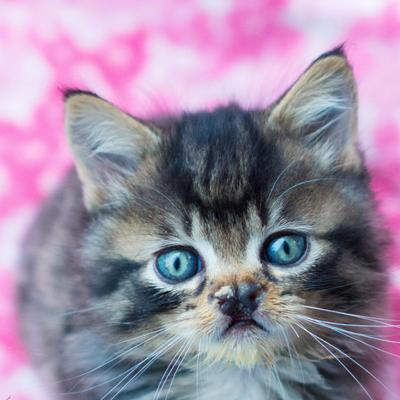
#> input picture images/cat.jpeg, 400 x 400 px
$ python radon.py   (older library calls are emulated)
#> lines starting #> are read from the running program, lines starting #| are printed output that depends on the picture
from tkFileDialog import askopenfilename #gui

from scipy import misc #imread


imagename = askopenfilename() #gui
#> the answer given: images/cat.jpeg
image = misc.imread(imagename, flatten=True).astype('float64')
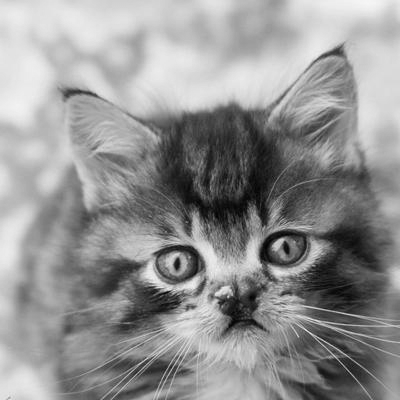
#> image: shape (400, 400) float64; min 2.66, max 246.2, mean 146.9

if len(image.shape)==3: #returns three if the picture is color, else two
    image=grey_scale(image)

def grey_scale(photo): #greyscaling picture if it was color
    return photo[:,:,0]*0.299+photo[:,:,1]*0.587+photo[:,:,2]*0.114
